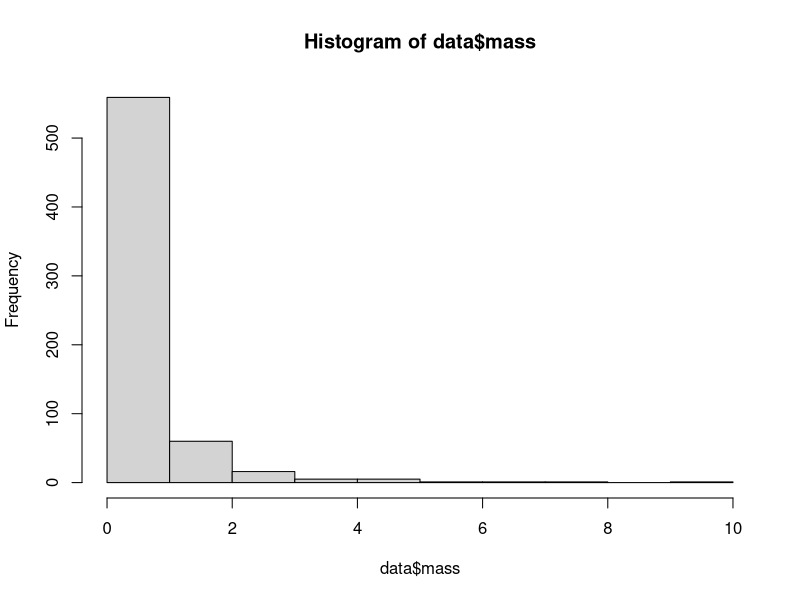
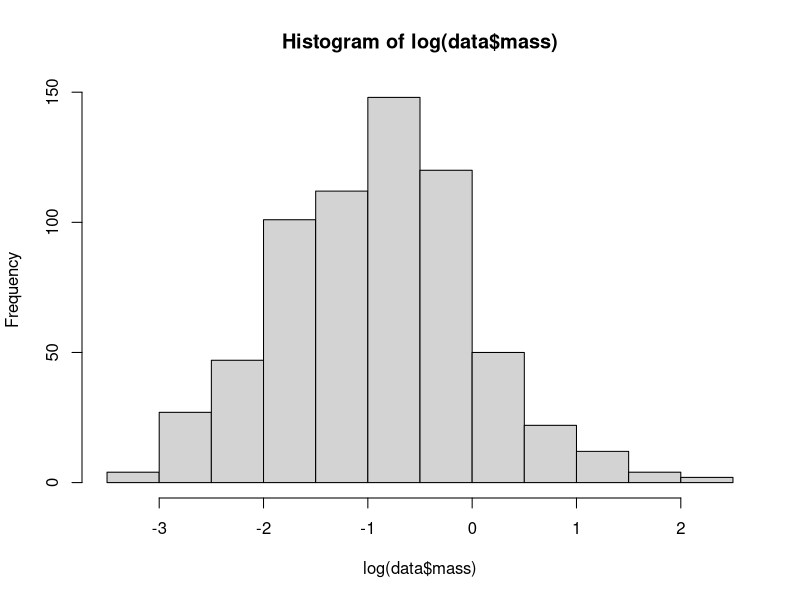
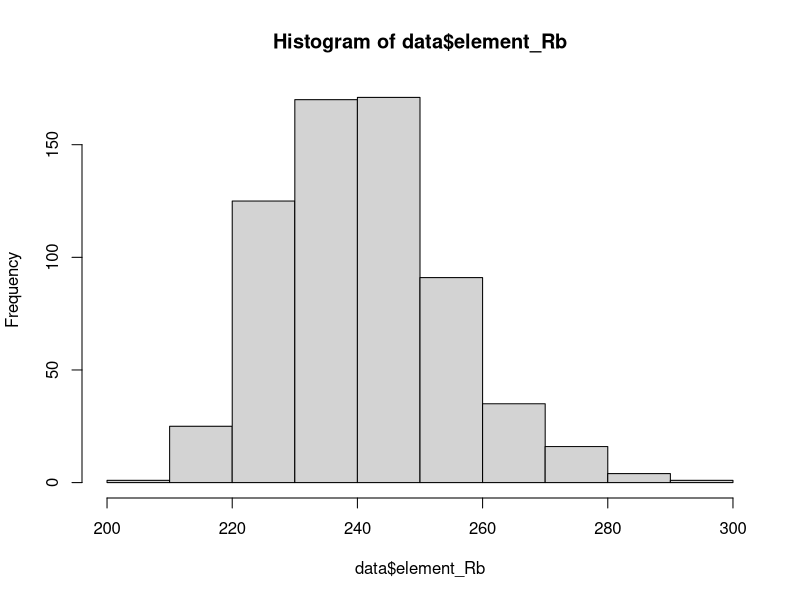
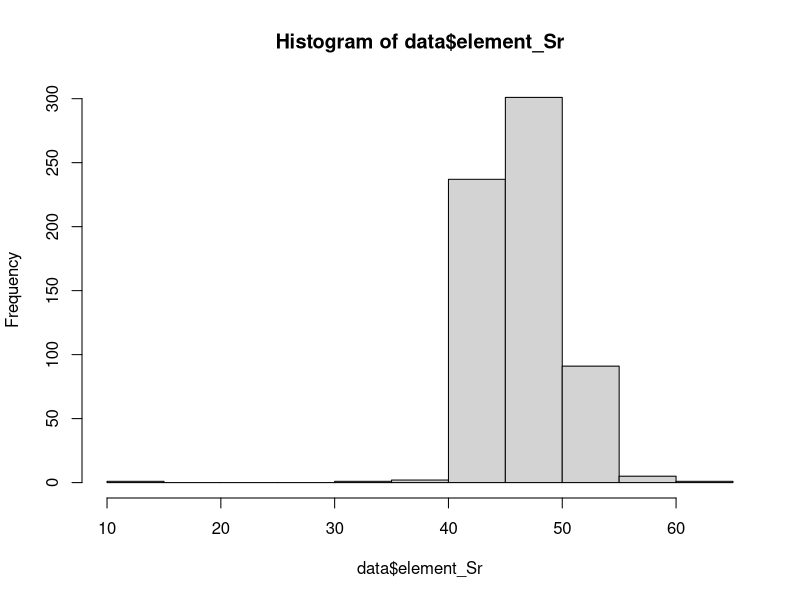
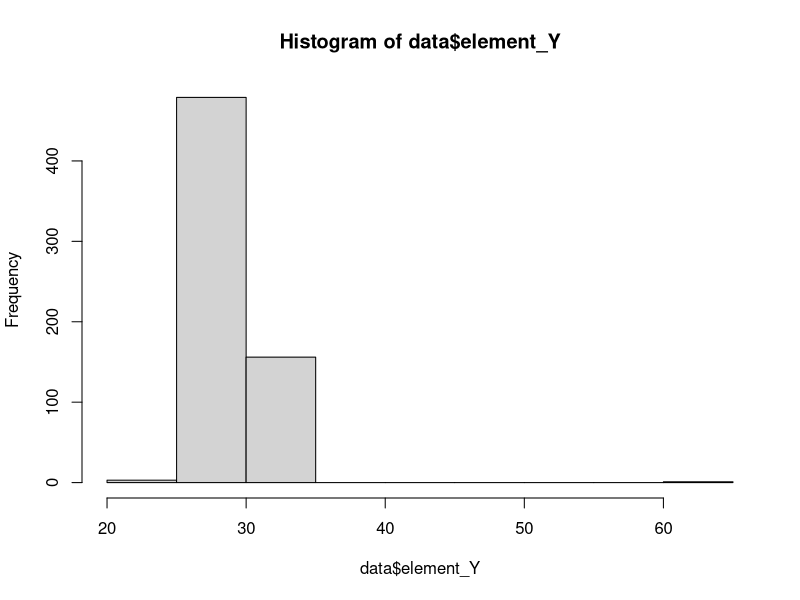
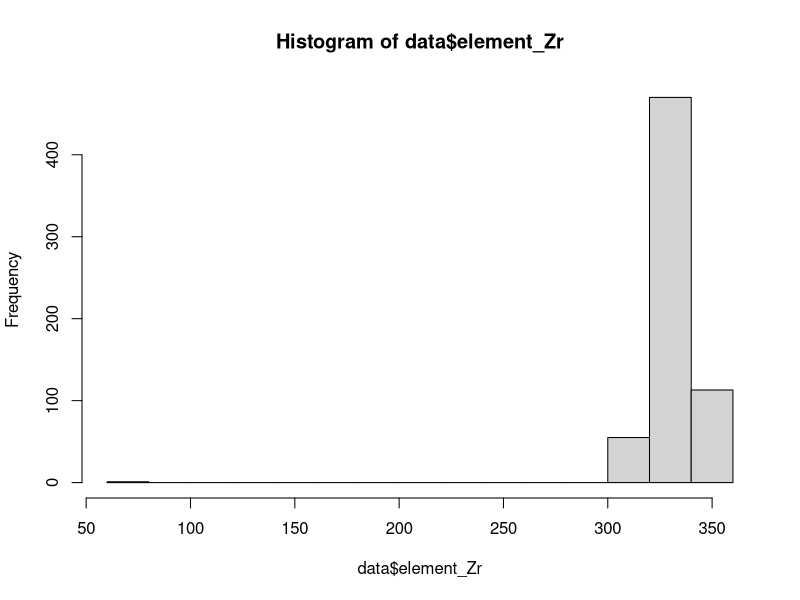
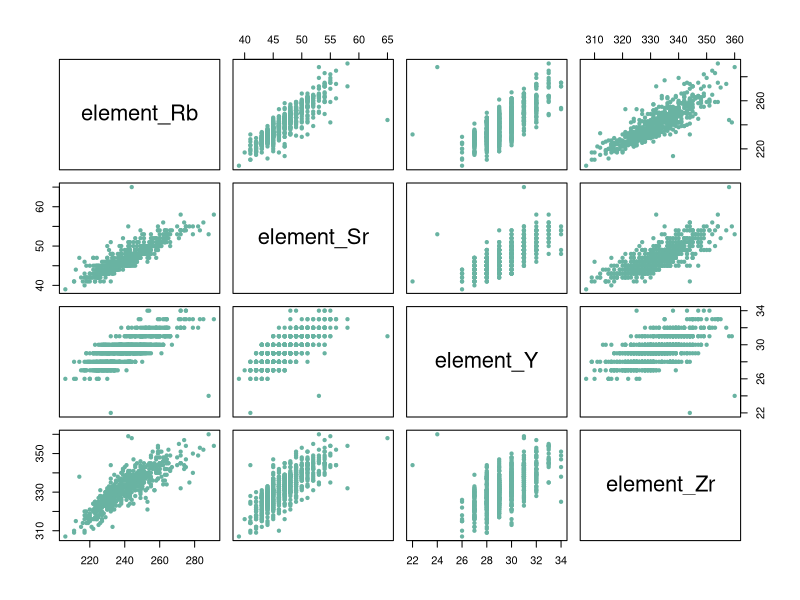
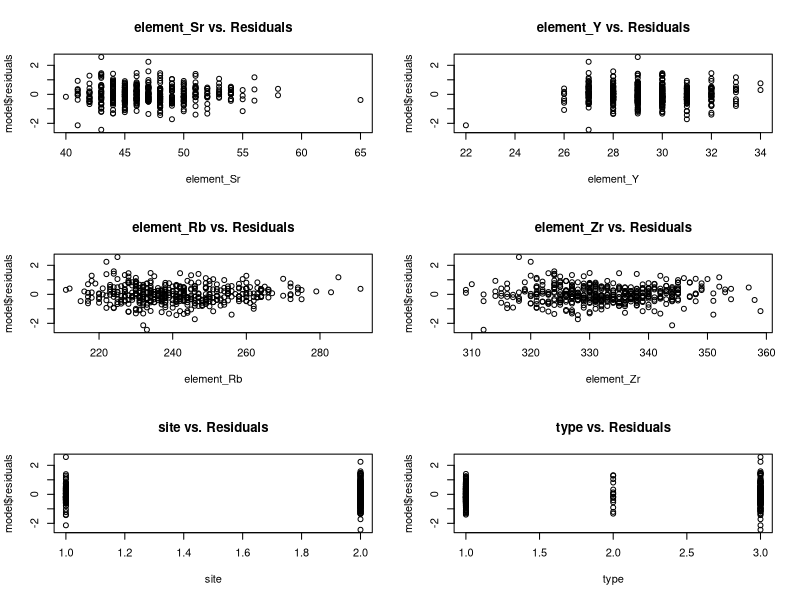

R code for these plots, in order:
## ---- chunk 1
library(glmnet)
library(MASS)
library(nlme)
## ---- chunk 2
data <- read.table("data/obsidian_data.txt", header = TRUE, sep = ",")
summary(data)
## ---- chunk 3
data[which(data$ID == "288275.002bh"), ]
## ---- chunk 4

data <- data[-33,]
#commenting out so I do not run it again, but I ran it once. 
## ---- chunk 5
data[which(data$mass >= 10), ]
#data[which(data$mass == NA), ] #no null values returned. 
## ---- chunk 6
data <- data[-464,]
#commenting out so I do not run it again, but I ran it once. 
## ---- chunk 7
hist(data$mass)
## ---- chunk 8
hist(log(data$mass))
## ---- chunk 9
data$mass <- log(data$mass)
## ---- chunk 10
levels(data$type)
## ---- chunk 11
blade_type = c(
  "Blade", 
  "Distal end of prismatic blade?",
  "Blades",
  "Retouched blades",
  "Retouched Blade",
  "blade",
  "Retouched Blades"
)
flake_type = c(
  "Flake (listed as)",
  "flake",
  "Flake",
  "Used flake",
  "Flakes"
)
core_type = c(
  "Core fragment?",
  "Core fragment",
  "Fragment (from core?)",
  "Core",
  "Cores and frags",
  "core",
  "Cores and fragments",
  "Core/Fragment"
)

blade_data = data[which(data$type %in% blade_type),]
flake_data = data[which(data$type %in% flake_type),]
core_data = data[which(data$type %in% core_type),]

blade_data$type = "Blade"
flake_data$type = "Flake"
core_data$type = "Core"

data = rbind(blade_data, flake_data, core_data)
## ---- chunk 12
unique(data$type)
## ---- chunk 13
data <- data[complete.cases(data[, c('mass', 'type')]), ]
## ---- chunk 14
data <- data[-which(data$site == "Ali Kosh/Chaga Sefid" | data$site == "Hulailan Tepe Guran"), ]
## ---- chunk 15
hist(data$element_Rb)
hist(data$element_Sr)
hist(data$element_Y)
hist(data$element_Zr)
## ---- chunk 16
data[which(data$element_Zr<100 | data$element_Y>50 | data$element_Sr<20), ]
## ---- chunk 17
data <- data[-which(data$element_Zr<100 | data$element_Y>50 | data$element_Sr<20), ]
## ---- chunk 18
summary(data)
## ---- chunk 19
cat_covs = 3:4
cts_covs = 5:8

for (i in cat_covs) {
  data[, i] = as.factor(data[, i])
}

summary(data)
## ---- chunk 20
cor(data[, cts_covs])
plot(data[, cts_covs], pch=20 , cex=1.0 , col="#69b3a2")

# condition number
cts_matrix = data.matrix(data[,cts_covs])
eigenvals = eigen(t(cts_matrix) %*% cts_matrix)
sqrt(eigenvals$val[1]/eigenvals$val)

# R-squared onto covariates
r_squared = rep(0,length(cts_covs))
for (i in 1:length(cts_covs)) {
  formula_string = paste(colnames(data)[cts_covs[i]], "~", paste(colnames(data)[cts_covs][-i], collapse="+"))
  print(formula_string)
  model = lm(formula = formula_string, data=data)
  print(summary(model))
  r_squared[i] = summary(model)$r.squared
}
r_squared
## ---- chunk 21
set.seed(2)

train_idx = sample(1:(dim(data)[1]), size=0.7*dim(data)[1])
train = data[train_idx,]
not_train = data[-train_idx,]
validate_idx = sample(1:(dim(not_train)[1]), size=0.5*dim(not_train)[1])
val = not_train[-validate_idx, ]
test = not_train[validate_idx,]
## ---- chunk 22
model0 = lm(formula = mass ~ element_Sr + element_Y + element_Rb + element_Zr + type + site, data=train)
anova(model0)

model0 = lm(formula = mass ~ element_Sr + element_Y + element_Rb + element_Zr + site + type, data=train)
anova(model0)
summary(model0)
## ---- chunk 23
plot_diagnostics <- function(model, data) {
  covs = attr(model$terms , "term.labels")
  par(mfrow=c(3,2))
  for (i in 1:length(covs)) {
    plot.default(data[, covs[i]], 
                 model$residuals, 
                 main=paste(covs[i], "vs. Residuals"), 
                 xlab=covs[i],
                 type="p")
  }
}

plot_model <- function(model) {
  par(mfrow=c(2,2))
  plot(model)
}

# plot_leverage <- function(model) {
#   X = model.matrix(model)
#   lev = diag(X%*%solve(t(X)%*%X,t(X)))
#   
#   par(mfrow=c(3,2))
#   for (i in c(cat_covs, cts_covs)) {
#     plot.default(data[, i], 
#                  model$residuals, 
#                  main=paste(colnames(data)[i], "vs. Residuals"), 
#                  xlab=colnames(data)[i],
#                  type="p")
#   }
# }
## ---- chunk 24
plot_diagnostics(model0, train)
## ---- chunk 25
par(mfrow=c(2,2))
plot(model0)
## ---- chunk 26
# leverage
X = model.matrix(model0)
lev = diag(X%*%solve(t(X)%*%X,t(X)))

par(mfrow=c(3,1))
plot(model0$fit, model0$residuals, cex=10*lev)
plot(train[,"element_Sr"], model0$residuals, cex=10*lev)
plot(train[,"element_Y"], model0$residuals, cex=10*lev)

i1 = which.max(train[, "element_Sr"])
## ---- chunk 27
# outliers

n=dim(train)[1]
df=summary(model0)$df[1]
print(paste0('Max studentized residual: ',max(abs(studres(model0)))))
tval = qt(1-0.05/2/n,df)
print(paste0('Bonferroni-adjusted threshold: ',tval))
## ---- chunk 28
model0_without_i1 = lm(formula = mass ~ element_Sr + element_Y + element_Rb + element_Zr + type + site, data=train[-i1,])

plot(model0$fitted.values[-i1], model0_without_i1$fitted.values)
abline(0,1, col=2)
cor(model0$fitted.values[-i1], model0_without_i1$fitted.values)
## ---- chunk 29
step(lm(mass ~ 1, data=train), direction='both', scope=formula(model0), trace=0, k=log(dim(train)[1]))
# step(lm(mass ~ type + site + element_Rb + element_Y + element_Sr + element_Zr, data=train), direction='backward', scope=formula(model0), trace=0)
## ---- chunk 30
Rsq_changes = rep(summary(model0)$r.squared, length(cts_covs))

for (i in 1:length(cts_covs)) {
  formula_string = paste("mass ~ type + site + ", colnames(train)[cts_covs[i]])
  model = lm(formula = formula_string, data=train)
  Rsq_changes[i] = Rsq_changes[i] - summary(model)$r.squared
}

Rsq_changes
## ---- chunk 31
model1 = lm(mass ~ type + site + element_Rb, data=train)
summary(model1)
plot_diagnostics(model1, train)
plot_model(model1)
## ---- chunk 32
# leverage
X = model.matrix(model1)
lev = diag(X%*%solve(t(X)%*%X,t(X)))

par(mfrow=c(3,1))
plot(model1$fit, model1$residuals, cex=10*lev)
plot(train[,"element_Sr"], model1$residuals, cex=10*lev)
plot(train[,"element_Y"], model1$residuals, cex=10*lev)
## ---- chunk 33
# outliers
n=dim(train)[1]
df=summary(model1)$df[1]
print(paste0('Max studentized residual: ',max(abs(studres(model1)))))
tval = qt(1-0.05/2/n,df)
print(paste0('Bonferroni-adjusted threshold: ',tval))

par(mfrow=c(1,2))
plot(model1$fitted.values, model1$residuals,col="white")
text(model1$fitted.values, model1$residuals, as.character(1:dim(train)[1]))
plot(train[, "element_Rb"], model1$residuals, col="white")
text(train[, "element_Rb"], model1$residuals, as.character(1:dim(train)[1]))

## ---- chunk 34
remove_idx = c(193, 433)
model_temp = lm(formula = mass ~ element_Rb + type + site, data=train[-remove_idx,])

summary(model_temp)
## ---- chunk 35
plot(model1$fitted.values[-remove_idx], model_temp$fitted.values)
abline(0,1, col=2)
cor(model1$fitted.values[-remove_idx], model_temp$fitted.values)
## ---- chunk 36
model2 = lm(mass ~ type + site + element_Rb, data=train, weights=element_Rb)

plot(model2$fitted.values, model2$residuals / sqrt(train[, "element_Rb"]))
anova(model2)
## ---- chunk 37
# attach(train)
# model3 = gls(mass ~ type + site + element_Rb, data=train, weight = varConstPower(1, form = ~ train[,"element_Rb"]))
# fitted_sigma = (exp(model3$mod[[1]][[1]]) + (train[, "element_Rb"])^model3$mod[[1]][[2]])
# plot(train[,"element_Rb"], model3$resid /(fitted_sigma))
## ---- chunk 38
# plot_model(model3)
## ---- chunk 39
mc_validation = function(trials, ratio, lambdas, data) {
  n = dim(data)[1]
  errors = rep(0, length(lambdas))
  
  for (i in 1:trials) {
    training_idx = sample(1:n, size = round(ratio * n), replace = FALSE)
    training = data[training_idx, ]
    validation = data[-training_idx, ]

    training_matrix = model.matrix(mass ~ type + site + element_Rb + element_Sr + element_Y + element_Zr, data=training)
    validation_matrix = model.matrix(mass ~ type + site + element_Rb + element_Sr + element_Y + element_Zr, data=validation)
    
    model = glmnet(x = training_matrix, y = training[, 2], lambda = lambdas)
    betahat = rbind(model$a0,as.matrix(model$beta, nrow=8, ncol=length(lambdas)))[-2,]
    predictions = validation_matrix %*% betahat
    true_value = matrix(validation[, 2], nrow = length(validation[, 2]), ncol = length(lambdas), byrow=FALSE)
    differences = predictions - true_value
    errors = errors + sqrt(colSums(differences^2))
  } 
  
  return(rev(errors / trials))
}
lambdas = seq(0, 5, 0.01)
trials = 100
training_test_ratio = 0.8

plot(lambdas, mc_validation(trials, training_test_ratio, lambdas, train), 
     type='l',
     main = "Validation Error vs. Penalty",
     xlab = "Penalty",
     ylab = "Validation Error")
